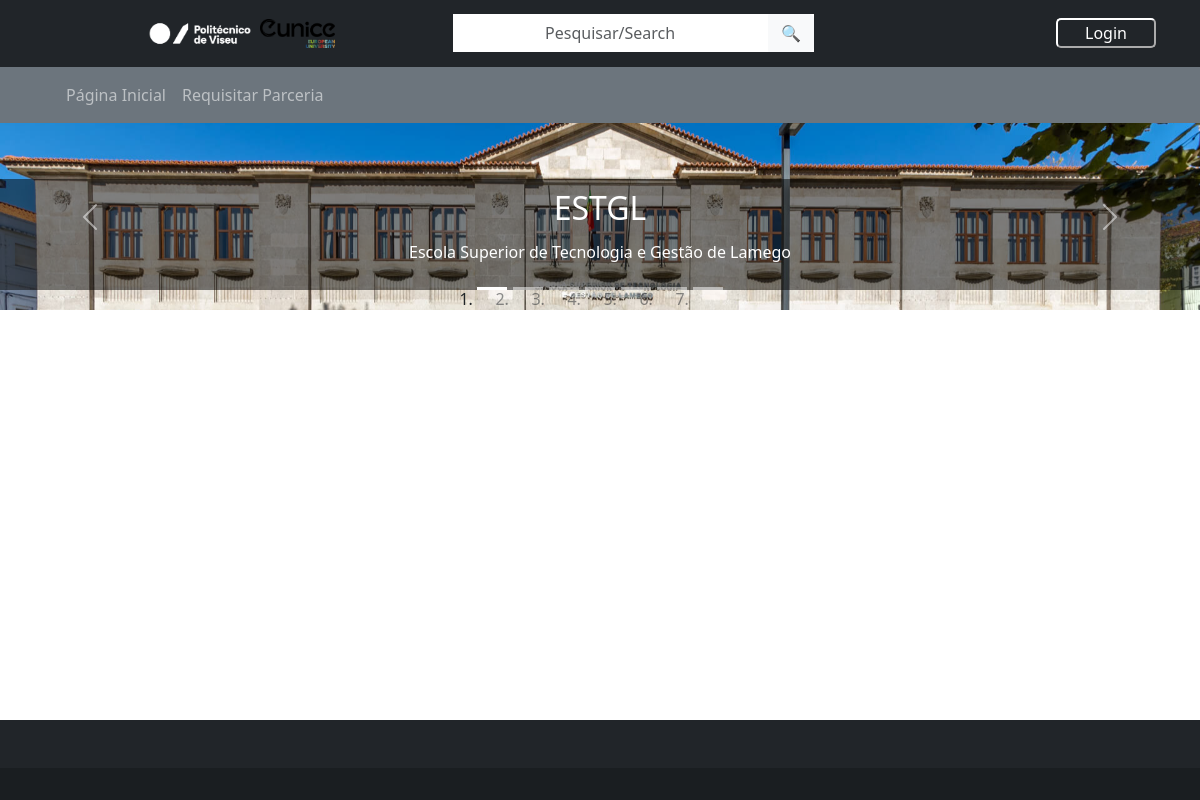
The app's page /, older data.
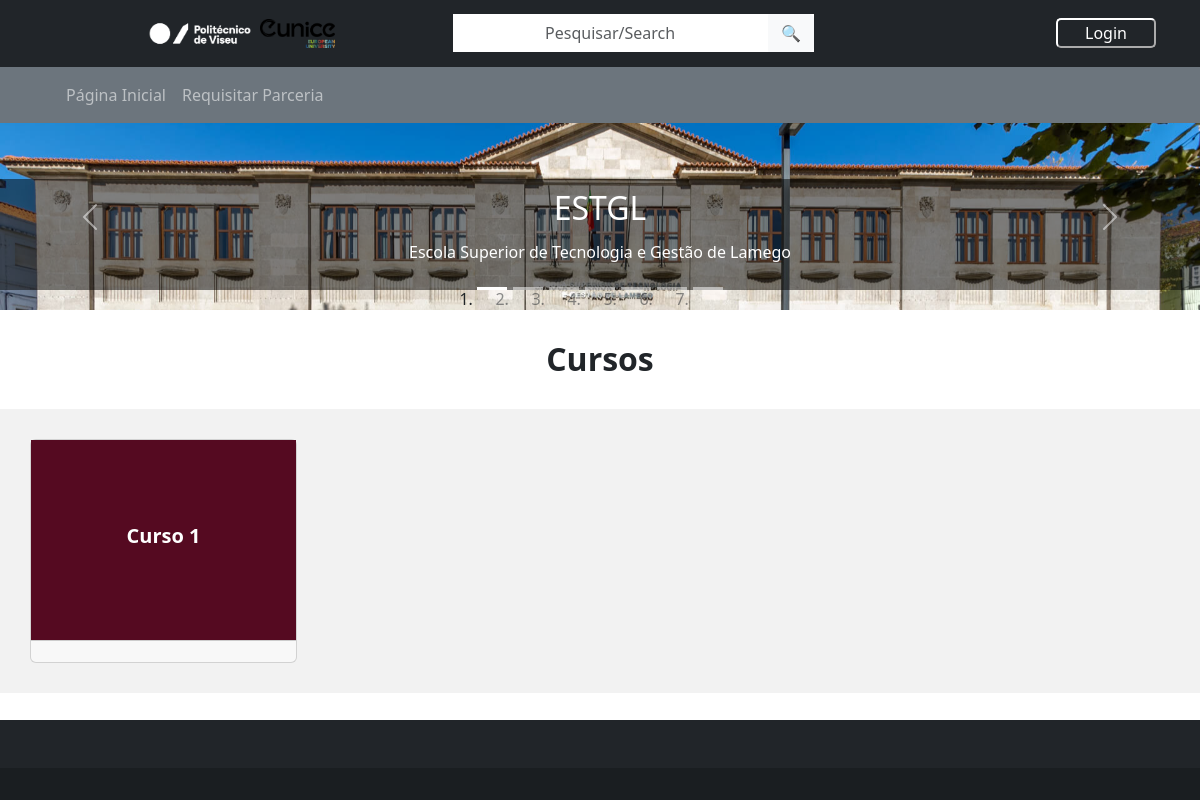
The same page, newer data.
### stakeholders/models.py (models this page shows, shortened)
class Atividade(models.Model):
    designacao = models.TextField(blank=True)
    descricao = models.TextField(blank=True)
    image = models.ImageField(upload_to='stakeholders/img/Atividades', blank=True)
    custo = models.TextField(blank=True)
    pessoa_de_contato = models.TextField(blank=True)
    email = models.EmailField(blank=True)
    entidade = models.ForeignKey(Entidade, on_delete=models.CASCADE)

class Evento(Atividade):
    local = models.TextField(blank=True)
    gps = models.TextField(blank=True)
    data_inicio = models.DateField()
    data_fim = models.DateField()
    objetivo = models.TextField(blank=True)
    publico_alvo = models.TextField(blank=True)
    data_inicio_inscricao = models.DateField()
    data_limite_inscricao = models.DateField()
    vagas = models.TextField(blank=True)
    TIPO_CHOICES = [
    ('C', 'Curso'),
    ('F', 'Formacao'),
    ('CO', 'Congresso'),
    ('PA', 'Palestra'),
    ('SE', 'Seminario'),
    ('CN', 'Concurso'),
]
    tipoevento = models.CharField(max_length=2, choices=TIPO_CHOICES)

class Atividade(models.Model):
    designacao = models.TextField(blank=True)
    descricao = models.TextField(blank=True)
    image = models.ImageField(upload_to='stakeholders/img/Atividades', blank=True)
    custo = models.TextField(blank=True)
    pessoa_de_contato = models.TextField(blank=True)
    email = models.EmailField(blank=True)
    entidade = models.ForeignKey(Entidade, on_delete=models.CASCADE)

### stakeholders/views.py (the view)
# urls.py: path("", views.home, name="home"),
def home(request):
    login_failed = request.GET.get('login_failed', False)
    register_failed = request.GET.get('register_failed', False)
    servicos = Servico.objects.all()
    cursos = Evento.objects.filter(tipoevento='C')
    formacoes = Evento.objects.filter(tipoevento='F')
    congressos = Evento.objects.filter(tipoevento='CO')
    concursos = Evento.objects.filter(tipoevento='CN')
    palestras = Evento.objects.filter(tipoevento='PA')
    seminarios = Evento.objects.filter(tipoevento='SE')
    context = {
        'login_failed': login_failed,
        'register_failed': register_failed,
        'cursos': cursos,
        'formacoes': formacoes,
        'congressos': congressos,
        'concursos' : concursos,
        'palestras' : palestras,
        'seminarios' : seminarios,
        'servicos' : servicos,
    }
    return render(request, 'stakeholders/home.html', context)

### stakeholders/models.py (called while the page is built)
    def __str__(self):
        return self.designacao

### stakeholders/templates/stakeholders/home.html (shortened to what this page needs)
{% extends "stakeholders/index.html" %}
{% block content %}
{% load static %}
<link rel="stylesheet" type="text/css" href="{% static 'stakeholders/css/style.css' %}">
<div class="carousel-container">
  <div id="carouselExampleIndicators" class="carousel slide" data-ride="carousel">
    <ol class="carousel-indicators">
      <li data-bs-target="#carouselExampleIndicators" data-bs-slide-to="0" class="active"></li>
      <li data-bs-target="#carouselExampleIndicators" data-bs-slide-to="1"></li>
      <li data-bs-target="#carouselExampleIndicators" data-bs-slide-to="2"></li>
      <li data-bs-target="#carouselExampleIndicators" data-bs-slide-to="3"></li>
      <li data-bs-target="#carouselExampleIndicators" data-bs-slide-to="4"></li>
      <li data-bs-target="#carouselExampleIndicators" data-bs-slide-to="5"></li>
      <li data-bs-target="#carouselExampleIndicators" data-bs-slide-to="6"></li>
    </ol>
    <div class="carousel-inner">
      <div class="carousel-item active" data-school="Escola Superior de Tecnologia e Gestão de Lamego">
        <img src="{% static 'stakeholders/img/ESTGLCUT.jpg' %}" class="d-block w-100" alt="Slide 1">
        <div class="carousel-caption">
          <h2>ESTGL</h2>
          <p class="designacao-escolas">Escola Superior de Tecnologia e Gestão de Lamego</p>
        </div>
      </div>
    </div>
    <button class="carousel-control-prev" type="button" data-bs-target="#carouselExampleIndicators" data-bs-slide="prev">
      <span class="carousel-control-prev-icon" aria-hidden="true"></span>
    </button>
    <button class="carousel-control-next" type="button" data-bs-target="#carouselExampleIndicators" data-bs-slide="next">
      <span class="carousel-control-next-icon" aria-hidden="true"></span>
    </button>
  </div>
</div>
<div class="black-bar cursostitulo"></div>
{% if cursos %}
<h2 class="cursos cursostitulo" id="cursos">Cursos</h2>
<div class="black-bar cursostitulo"></div>
<div class="container-cards cursoscontainer">
  <div class="row row-cols-1 row-cols-md-4 g-4">
    {% for curso in cursos %}
        <div class="col" data-escola="{{ curso.entidade }}">
          <a href="#" data-bs-toggle="modal" data-bs-target="#myModalCursos{{ curso.id }}" class="card-link">
            <div class="card h-100">
              <div class="card-body" style="background-color: #550A21;">
                <h5 class="card-title" style="color: white;">{{ curso.designacao }}</h5>
              </div>
              <div class="card-footer">
                <small class="text-muted">
                  <p class="card-text" style="color: black;">{{ curso.descricao }}</p>
                </small>
              </div>
            </div>
          </a>
        </div>
    {% endfor %}
  </div>
</div>
{% endif %}
<div class="black-bar cursostitulo"></div>
{% endblock %}

### stakeholders/templates/stakeholders/index.html (shortened to what this page needs)
{% load static %}
<!DOCTYPE html>
<html lang="en">
  <head>
    <link href="https://cdn.jsdelivr.net/npm/bootstrap-icons@1.7.1/font/bootstrap-icons.css" rel="stylesheet">
    <link href="https://cdn.jsdelivr.net/npm/bootstrap@5.3.0-alpha1/dist/css/bootstrap.min.css" rel="stylesheet">
    <link rel="stylesheet" type="text/css" href="{% static 'stakeholders/css/style.css' %}">
  </head>
  <body>
  <nav class="navbar navbar-expand-lg navbar-dark bg-dark" aria-label="Navbar1">
    <div class="container-nav">
      <a class="navbar-brand" href="#">
    <div class="logo-container">
      <img src="{% static 'stakeholders/img/logoIPV.png' %}" class="img-fluid logo-ipv" alt="">
      <img src="{% static 'stakeholders/img/logo-eunice.png' %}" class="img-fluid logo-eunice" alt="">
    </div>
  </a>
  <div class="collapse navbar-collapse first" id="expand">
    <form id="searchbox" class="search-form ml-auto" role="search">
      <div class="input-group">
        <input id="search-input" class="form-control text-center" type="text" placeholder="Pesquisar/Search" aria-label="Search" aria-describedby="search-icon">
        <button class="btn btn-light" type="button" id="search-icon">&#128269;</button>
      </div>
    </form>
    <div class="Username-btn">
      {% if user.is_authenticated %}
      <div class="navbar-text">Bem-Vindo! {{ user.username }}</div>
      <form id="logout-form" action="{% url 'logout' %}" method="post">
        {% csrf_token %}
        <button type="submit" class="btn-entrar">Logout</button>
      </form>
      {% else %}
      <button type="button" class="btn-entrar" data-bs-toggle="modal" data-bs-target="#ModalFormLogin">Login</button>
      {% endif %}
    </div>
  </div>
  </div>
  </nav>
  <nav class="navbar navbar-expand-lg navbar-dark bg-secondary" aria-label="Navbar2">
    <div class="container">
      <div class="collapse navbar-collapse" id="navbarNavAltMarkup">
        <div class="navbar-nav">
          <a class="nav-link" href="/" id="homebutton" role="button"  aria-expanded="false">Página Inicial</a>
          <a class="nav-link" href="/requisitar" id="requisitarbutton" role="button"  aria-expanded="false">Requisitar Parceria</a>
        </div>
      </div>
    </div>
  </nav>
  <div class="body-content">
    {% block content %}
    {% endblock %}
  </div>
  </body>
  <footer class="bg-dark text-center text-white fixed-bottom">
  <div class="container p-4 pb-0">
  </div>
  <div class="text-center p-3" style="background-color: rgba(0, 0, 0, 0.2);">
  </div>
</footer>
</html>

### stakeholders/static/stakeholders/css/style.css (style rules this page uses)
.container-nav { display: flex; flex-wrap: inherit; align-items: center; width: 100%; justify-content: space-between; padding-left: 10%; padding-right: 2%; }
.collapse.navbar-collapse.first { justify-content: space-between; }
.logo-container { display: flex; align-items: center; }
.logo-ipv { margin-left: 20px; max-width: 120px; height: auto; }
.logo-eunice { max-width: 75px; height: auto; }
.search-form { display: flex; flex-direction: row; justify-content: left; background-color: white; border: none; padding: 0; width: 50%; }
.search-form .input-group { flex-wrap: nowrap; align-items: center; }
.search-form #search-input { border: none; background-color: white; box-shadow: none; }
.navbar.navbar-dark.bg-dark .navbar-brand { display: flex; flex-direction: row; align-items: center; align-content: center; width: 30%; }
.navbar.navbar-expand-lg.navbar-dark.bg-dark .container-nav .collapse.navbar-collapse.first .Username-btn { display: flex; flex-direction: row; align-items: center; align-content: center; }
.btn-entrar { width: 100px; height: 30px; margin-right: 20px; margin-left: 20px; background-color: inherit; border-color: #fff; border-radius: 5px; padding: 0.5em 0; color: #fff; line-height: 0; }
.carousel-caption { background-color: rgba(0, 0, 0, 0.5); width: 100%; padding: 10px; position: absolute; bottom: 20px; left: 0; }
.carousel-item { width: 100%; height: 100%; }
.carousel-item img { padding-top: 0; object-fit: cover; width: 100%; height: 100%; }
.carousel-indicators { justify-content: center; margin-bottom: 10px; }
.container-cards { background-color: #f2f2f2; width: 100%; padding: 30px; }
.card { transition: transform 0.2s; }
.card-body { display: flex; max-height: 200px; min-height: 200px; padding: 10px; align-items: center; justify-content: center; }
.card-title { font-weight: bold; }
.card-text { font-weight: bold; }
.card-link { text-decoration: none; }
.black-bar { padding-bottom: 10px; background-color: white; width: 100%; }
#cursos { padding: 10px; margin: 10px; text-align: center; font-weight: bold; }
.form-control { background-color: #fff; color: black; padding-left: 10px; border: 0; border-radius: 10px; }
p { text-align: center; padding-top: 5px; color: inherit; }
footer { position: absolute; bottom: 0; width: 100%; z-index: 1000; }
body { padding-bottom: 100px; }

Row changes from the older to the newer data that the page shows:
added Evento: designacao "Curso 1"
Text that changed along with them:
text now shown: "Cursos"
